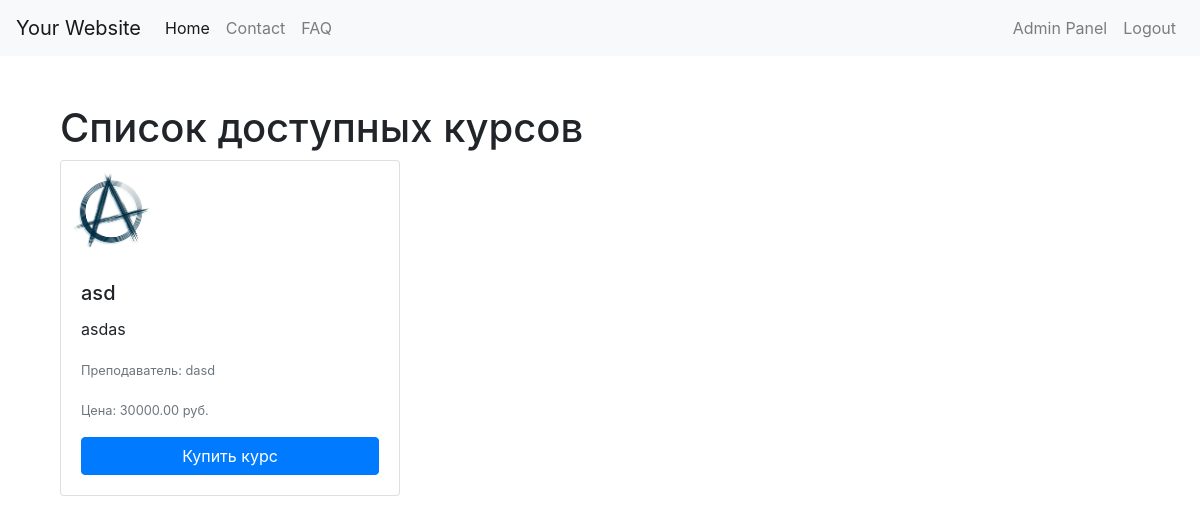
The app's page /user/courses.php (signed in) with its own data.
### tables this page shows
CREATE TABLE `courses` (
  `id` int(11) NOT NULL,
  `title` varchar(255) NOT NULL,
  `description` text DEFAULT NULL,
  `instructor` varchar(100) NOT NULL,
  `price` decimal(10,2) NOT NULL DEFAULT 0.00,
  `creation_date` timestamp NOT NULL DEFAULT current_timestamp(),
  `status` enum('active','inactive') DEFAULT 'active',
  `photo` varchar(255) DEFAULT NULL
);

### user/courses.php (the view, shortened to what this page needs)
<?php
include('../includes/config.php');
$stmt = $pdo->query("SELECT * FROM courses WHERE status = 'active'");
$courses = $stmt->fetchAll(PDO::FETCH_ASSOC);
?>
<!DOCTYPE html>
<html lang="en">
<head>
    <link rel="stylesheet" href="https://stackpath.bootstrapcdn.com/bootstrap/4.5.2/css/bootstrap.min.css">
    <link rel="stylesheet" href="../css/style.css">
</head>
<body>
    <?php include('../includes/header.php'); ?>
    <div class="container">
    <h1 class="mt-5">Список доступных курсов</h1>
    <div class="row">
        <?php foreach ($courses as $course) : ?>
            <div class="col-md-4 mb-4">
                <div class="card">
                    <img src="<?php echo $course['photo']; ?>" class="card-img-top" alt="<?php echo $course['title']; ?>">
                    <div class="card-body">
                        <h5 class="card-title"><?php echo $course['title']; ?></h5>
                        <p class="card-text"><?php echo $course['description']; ?></p>
                        <p class="card-text"><small class="text-muted">Преподаватель: <?php echo $course['instructor']; ?></small></p>
                        <p class="card-text"><small class="text-muted">Цена: <?php echo $course['price']; ?> руб.</small></p>
                        <form action="<?php echo htmlspecialchars($_SERVER["PHP_SELF"]); ?>" method="post">
                            <button type="submit" class="btn btn-primary btn-block">Купить курс</button>
                        </form>
                    </div>
                </div>
            </div>
        <?php endforeach; ?>
    </div>
</div>
</body>
</html>

### css/style.css (style rules this page uses)
.card-img-top { max-width: 100px; min-height: 100px; }

### records on screen
courses: photo (picture), title "asd", description "asdas", instructor "dasd", price "30000.00"
